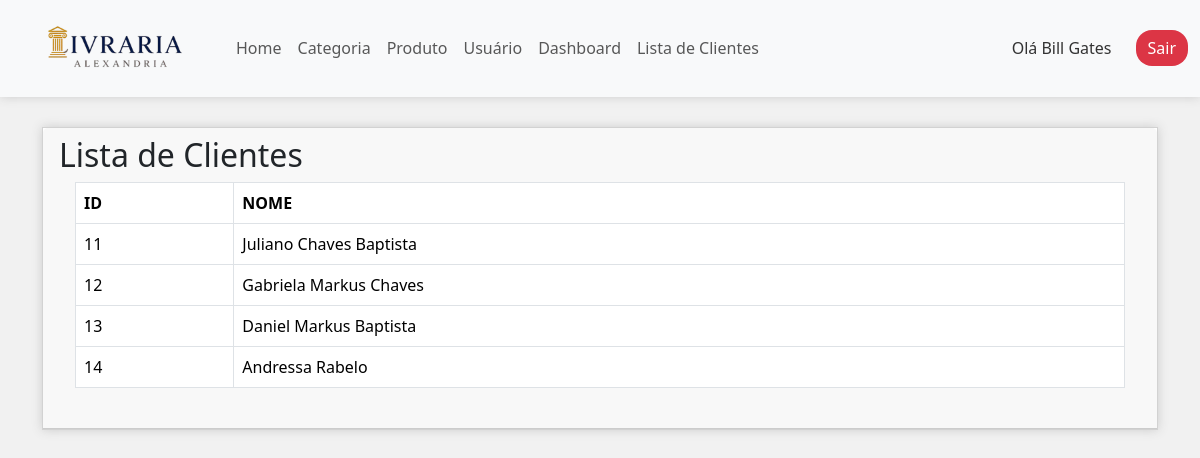
The page /public/cliente/listarClientes (signed in) on the database as committed earlier.
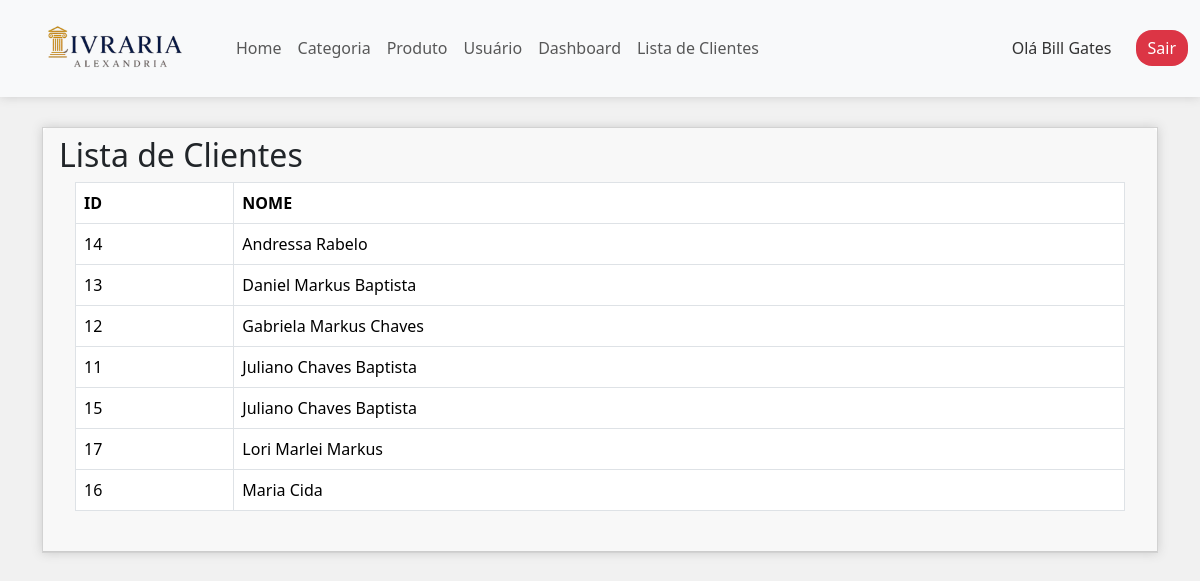
The same page on the database as committed later.
### tables this page shows
CREATE TABLE `cliente` (
  `id` int(11) NOT NULL,
  `nome` varchar(50) NOT NULL,
  `email` varchar(50) NOT NULL,
  `senha` varchar(100) NOT NULL
);

### controllers/ClienteController.php (called while the page is built, shortened)
<?php
require "../models/Cliente.php";
    class ClienteController {
    private $cliente;
    public function __construct() {
        $db = new Conexao();
        $pdo = $db->conectar();
        require_once __DIR__ . '/../models/Cliente.php';
        $this->cliente = new Cliente($pdo);
    }
   public function listarClientes() {
    $clientes = $this->cliente->listarCliente();
    require "../views/cliente/listaDeClientes.php";
}
}

### models/Cliente.php (called while the page is built, shortened)
<?php
    class Cliente {
        private $pdo;
        public function __construct($pdo) {
            $this->pdo = $pdo;
        }
        public function listarCliente() {
            $sql = "select id, nome from cliente;";
            $consulta = $this->pdo->prepare($sql);
            $consulta->execute();
            return $consulta->fetchAll(PDO::FETCH_OBJ);
        }
    }

### views/cliente/listaDeClientes.php (the view)
<div class="container">
    <div class="card">
        <div class="card-header">
            <div class="float-start">
                <h2>Lista de Clientes</h2>
            </div>
            <div class="card-body">
                <table class="table striped table-bordered">
                    <thead>
                        <tr>
                            <td><strong>ID</strong></td>
                            <td><strong>NOME</strong></td>
                            <?php foreach ($clientes as $cliente) { ?>
                        <tr>
                            <td><?= $cliente->id ?></td>
                            <td><?= $cliente->nome ?></td>
                        </tr>
                    <?php } ?>
                </table>
            </div>
        </div>
    </div>
</div>

Rows that differ between the two databases and show on the page:
shown differently, row unchanged: cliente "Andressa Rabelo": moves up the list
shown differently, row unchanged: cliente "Daniel Markus Baptista": moves up the list
shown differently, row unchanged: cliente "Gabriela Markus Chaves": moves down the list
added cliente: id "15", nome "Juliano Chaves Baptista"
added cliente: id "17", nome "Lori Marlei Markus"
added cliente: id "16", nome "Maria Cida"
